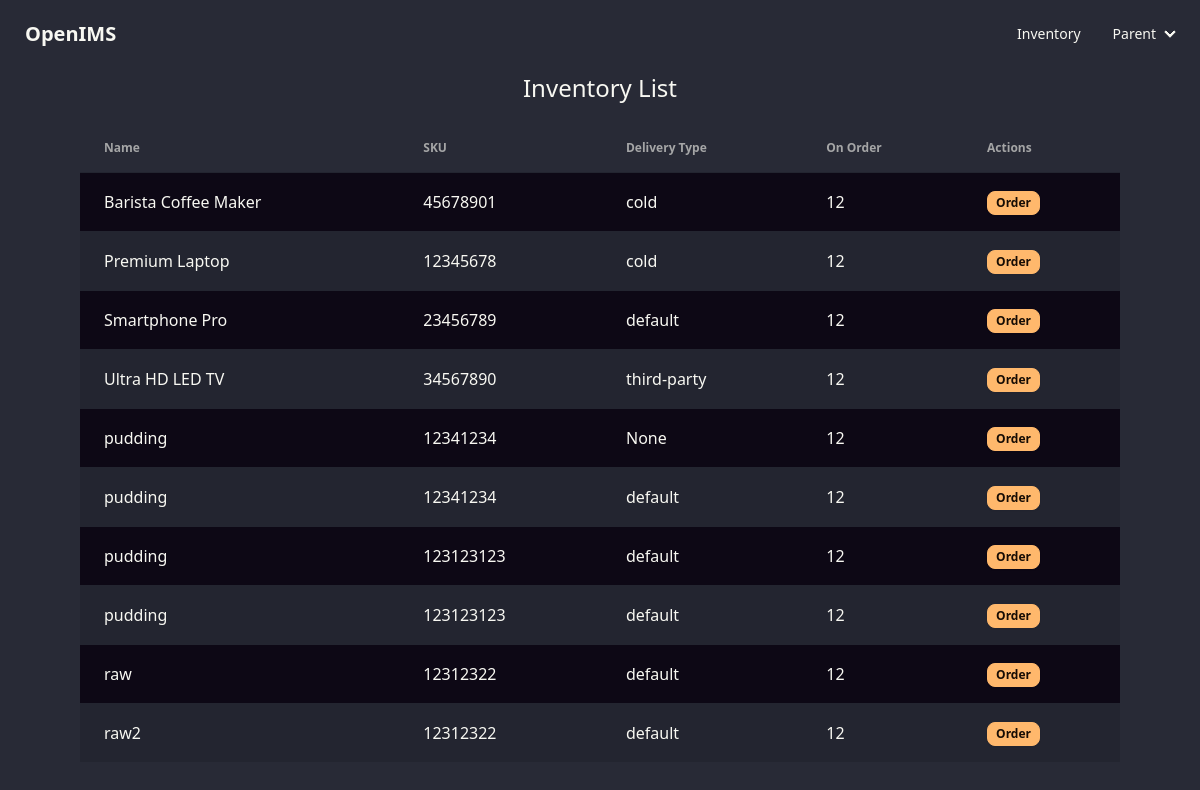
Before: /portal/inventory/ with the older database file.
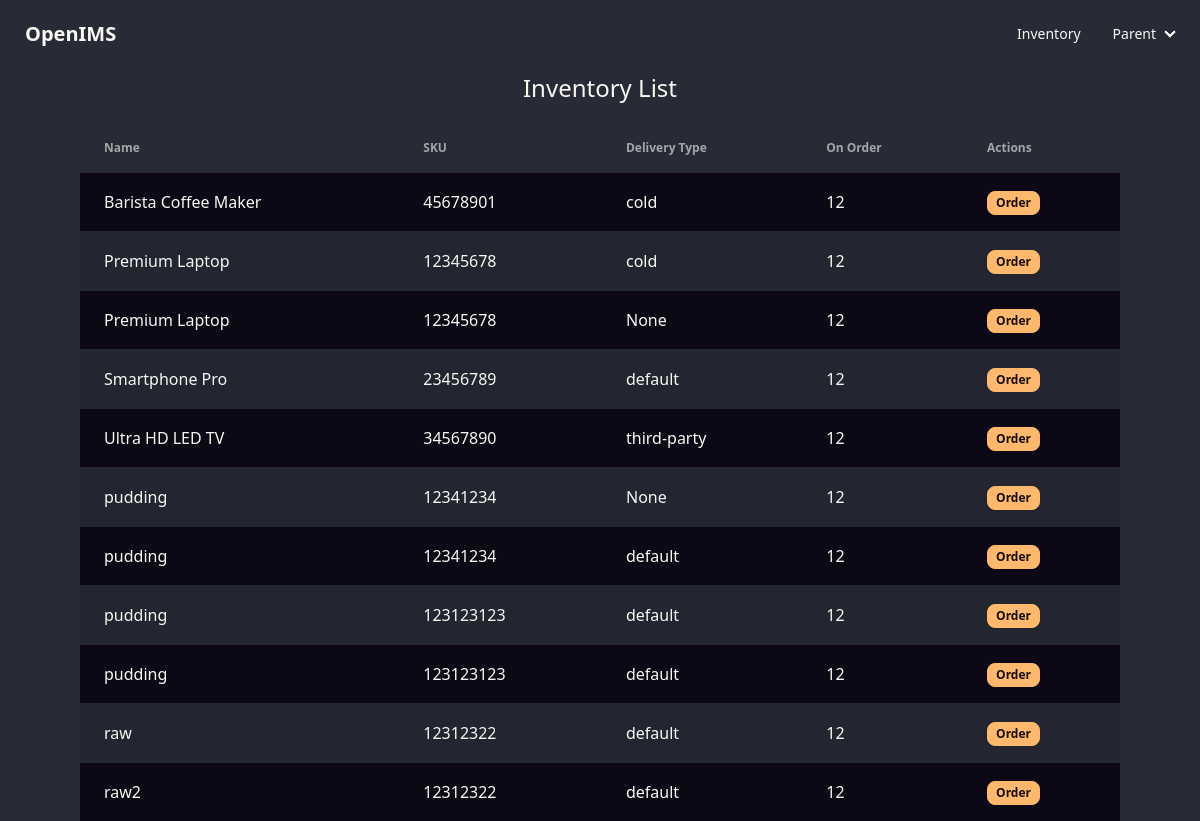
After: the same page with the newer database file.
### inventory/models.py (models this page shows, shortened)
class Inventory(models.Model):
    name = models.CharField(max_length=2000)
    sku = models.CharField(max_length=10)
    brand = models.CharField(max_length=1000)
    vendor = models.CharField(max_length=1000)
    delivery_type = models.ForeignKey(DeliveryType, null=True, on_delete=models.SET_NULL)
    unit_delivery_quantity = models.IntegerField() # how many units are delivered in a full casepack
    sale_price = models.IntegerField()
    class Meta:
        ordering = ['name']

### deliveries/models.py (models this page shows, shortened)
class DeliveryType(models.Model):
    name = models.CharField(max_length=256)
    recurrences = RecurrenceField()
    start_date = models.DateField(auto_now_add=True, blank=True)
    next_delivery_date = models.DateTimeField(blank=True, null=True)
    def __str__(self):
        return self.name

### inventory_portal/views.py (the view)
# urls.py: path('', views.InventoryPortal.as_view()),
class InventoryPortal(APIView):
    renderer_classes = [TemplateHTMLRenderer]
    template_name = 'inventory_portal/inventory_list.html'
    def get(self, request):
        queryset = Inventory.objects.all()
        return Response({'inventory': queryset})

### templates/inventory_portal/inventory_list.html
{% extends 'authenticated-base.html' %}
{% block content %}
<div class="flex flex-col items-center mx-10 md:mx-20">
    <h1 class="prose-2xl mb-4">Inventory List</h1>
    <table class="table table-zebra table-lg">
        <thead>
            <tr>
                <th>Name</th>
                <th>SKU</th>
                <th>Delivery Type</th>
                <th>On Order</th>
                <th>Actions</th>
            </tr>
        </thead>
        <tbody id="todo-table-body">
        {% for inventory_entry in inventory %}
                <tr class="bg-secondary-content">
                    <td>{{ inventory_entry.name }}</td>
                    <td>{{ inventory_entry.sku }}</td>
                    <td>{{ inventory_entry.delivery_type }}</td>
                    <td>
                        <span>12</span>
                    </td>
                    <td>
                        <button class="btn btn-xs btn-accent">Order</button>
                    </td>
                </tr>
        {% endfor %}
        </tbody>
    </table>
</div>
{% endblock %}

Changed rows visible on the page:
added Inventory: name "Premium Laptop", sku "12345678", delivery_type "None"
